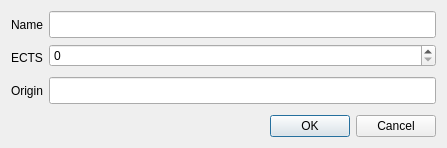
<?xml version="1.0" encoding="UTF-8"?>
<ui version="4.0">
 <class>ModifyDialog</class>
 <widget class="QDialog" name="ModifyDialog">
  <property name="windowModality">
   <enum>Qt::ApplicationModal</enum>
  </property>
  <property name="geometry">
   <rect>
    <x>0</x>
    <y>0</y>
    <width>447</width>
    <height>148</height>
   </rect>
  </property>
  <property name="sizePolicy">
   <sizepolicy hsizetype="Preferred" vsizetype="Preferred">
    <horstretch>0</horstretch>
    <verstretch>0</verstretch>
   </sizepolicy>
  </property>
  <property name="windowTitle">
   <string notr="true">Dialog</string>
  </property>
  <property name="locale">
   <locale language="German" country="Germany"/>
  </property>
  <property name="modal">
   <bool>true</bool>
  </property>
  <layout class="QVBoxLayout" name="verticalLayout" stretch="1,0">
   <property name="sizeConstraint">
    <enum>QLayout::SetDefaultConstraint</enum>
   </property>
   <item>
    <layout class="QFormLayout" name="formLayout">
     <property name="fieldGrowthPolicy">
      <enum>QFormLayout::ExpandingFieldsGrow</enum>
     </property>
     <item row="0" column="0">
      <widget class="QLabel" name="nameLabel">
       <property name="minimumSize">
        <size>
         <width>0</width>
         <height>27</height>
        </size>
       </property>
       <property name="text">
        <string>Name</string>
       </property>
      </widget>
     </item>
     <item row="0" column="1">
      <widget class="QLineEdit" name="nameLineEdit">
       <property name="minimumSize">
        <size>
         <width>0</width>
         <height>27</height>
        </size>
       </property>
       <property name="locale">
        <locale language="German" country="Germany"/>
       </property>
      </widget>
     </item>
     <item row="1" column="0">
      <widget class="QLabel" name="ectsLabel">
       <property name="minimumSize">
        <size>
         <width>0</width>
         <height>27</height>
        </size>
       </property>
       <property name="text">
        <string>ECTS</string>
       </property>
      </widget>
     </item>
     <item row="1" column="1">
      <widget class="QSpinBox" name="ectsSpinBox">
       <property name="sizePolicy">
        <sizepolicy hsizetype="Expanding" vsizetype="Fixed">
         <horstretch>0</horstretch>
         <verstretch>0</verstretch>
        </sizepolicy>
       </property>
      </widget>
     </item>
     <item row="2" column="0">
      <widget class="QLabel" name="otherLabel">
       <property name="minimumSize">
        <size>
         <width>0</width>
         <height>27</height>
        </size>
       </property>
       <property name="text">
        <string>Origin</string>
       </property>
      </widget>
     </item>
     <item row="2" column="1">
      <widget class="QLineEdit" name="otherLineEdit">
       <property name="minimumSize">
        <size>
         <width>0</width>
         <height>27</height>
        </size>
       </property>
       <property name="locale">
        <locale language="German" country="Germany"/>
       </property>
      </widget>
     </item>
    </layout>
   </item>
   <item>
    <widget class="QDialogButtonBox" name="buttonBox">
     <property name="standardButtons">
      <set>QDialogButtonBox::Cancel|QDialogButtonBox::Ok</set>
     </property>
    </widget>
   </item>
  </layout>
 </widget>
 <resources/>
 <connections>
  <connection>
   <sender>buttonBox</sender>
   <signal>accepted()</signal>
   <receiver>ModifyDialog</receiver>
   <slot>accept()</slot>
   <hints>
    <hint type="sourcelabel">
     <x>223</x>
     <y>125</y>
    </hint>
    <hint type="destinationlabel">
     <x>223</x>
     <y>73</y>
    </hint>
   </hints>
  </connection>
  <connection>
   <sender>buttonBox</sender>
   <signal>rejected()</signal>
   <receiver>ModifyDialog</receiver>
   <slot>reject()</slot>
   <hints>
    <hint type="sourcelabel">
     <x>223</x>
     <y>125</y>
    </hint>
    <hint type="destinationlabel">
     <x>223</x>
     <y>73</y>
    </hint>
   </hints>
  </connection>
 </connections>
</ui>
